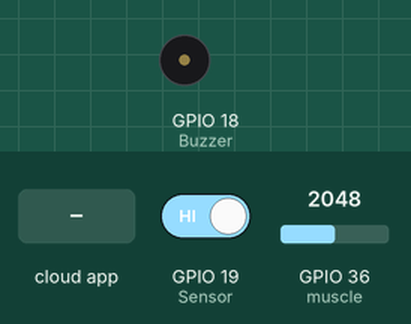
Recording of a sketch running on a simulated ESP32. Parts: buzzer (waves = sounding). The test bench sets the inputs (shaded band); at power-on: GPIO 19 (Sensor) HIGH, GPIO 36 (muscle) = 2048. What the sketch prints to the serial monitor is not drawn.

Above: at 2.7 s.
2.8 s: the phone or cloud app sets muscle to 0
5.3 s: GPIO 19 (Sensor) driven LOW
At 6.9 s:
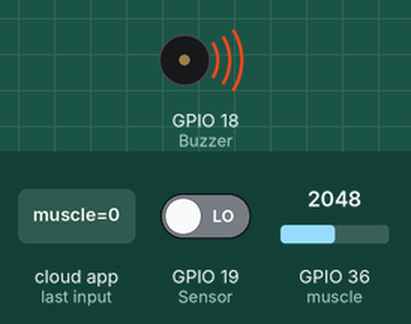
Timing chart, 0 to 13.4 s (numbered marks = the images above; inputs shaded):
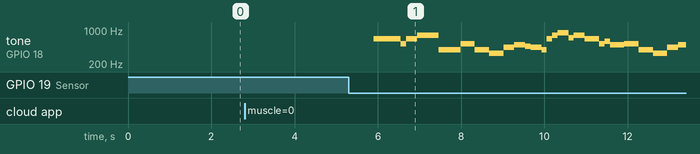

Measured:
- after the input at 2.8 s, every drawn part: stays the same
- after the input at 5.3 s, tone on GPIO 18 (Buzzer): plays 660 Hz for 0.65 s, 524 Hz for 0.13 s, 660 Hz for 0.26 s, 784 Hz for 0.52 s, 392 Hz for 0.52 s, 524 Hz for 0.35 s … (27 notes in this stretch), starting after 0.60 s

The sketch:

assn3.ino
```cpp
#include "config.h"
#include <ESP32Servo.h>
#define muscle A0

//buzzer pin
#define Buzzer 18
#define Sensor 19
#define LEDC_CHANNEL_0 0
#define LEDC_TIMER_13_BIT 13

//io
int current = 0;
int last = -1;
int m1;
AdafruitIO_Feed *muscle1 = io.feed("muscle");

//buzzer sings
int melody[] = {330, 330, 330, 262, 330, 392, 196, 262, 196, 165, 220, 247, 233, 220, 196, 330, 392, 440, 349, 392, 330, 262, 294, 247, 262, 196, 165, 220, 247, 233, 220, 196, 330, 392,440, 349, 392, 330, 262, 294, 247, 392, 370, 330, 311, 330, 208, 220, 262, 220, 262,
294, 392, 370, 330, 311, 330, 523, 523, 523, 392, 370, 330, 311, 330, 208, 220, 262,220, 262, 294, 311, 294, 262, 262, 262, 262, 262, 294, 330, 262, 220, 196, 262, 262,262, 262, 294, 330, 262, 262, 262, 262, 294, 330, 262, 220, 196};
int noteDurations[] = {8,4,4,8,4,2,2,3,3,3,4,4,8,4,8,8,8,4,8,4,3,8,8,3,3,3,3,4,4,8,4,8,8,8,4,8,4,3,8,8,2,8,8,8,4,4,8,8,4,8,8,3,8,8,8,4,4,4,8,2,8,8,8,4,4,8,8,4,8,8,3,3,3,1,8,4,4,8,4,8,4,8,2,8,4,4,8,4,1,8,4,4,8,4,8,4,8,2};

void setup() {

  Serial.begin(9600);

  //connect io
  while(! Serial);
  Serial.print("Connecting to Adafruit IO");
  io.connect();
  muscle1->onMessage(handleMessage1);
  while(io.status() < AIO_CONNECTED) {
    Serial.print(".");
    delay(500);
    }

  //get conditions of io
  Serial.println();
  Serial.println(io.statusText());
  muscle1->get();

}

void loop()
{
//send to io
  io.run();
  current = analogRead(muscle);
  Serial.print("sending -> ");
  Serial.println(current);
  muscle1->save(current);
  delay(1000);

  //buzzer part
  int noteDuration;

  if (digitalRead(Sensor) == false) {
    for (int i = 0; i < sizeof(noteDurations); ++i){
      noteDuration = 800/noteDurations[i];
      ledcSetup(LEDC_CHANNEL_0, melody[i]*2, LEDC_TIMER_13_BIT);
      ledcAttachPin(Buzzer, LEDC_CHANNEL_0);
      ledcWrite(LEDC_CHANNEL_0, 50);
      delay(noteDuration * 1.30);
      if (digitalRead(19)){
        break;
      }
    }
    ledcWrite(0,0);
  }
  else{
        ledcWrite(0,0);
      }

}

void handleMessage1(AdafruitIO_Data *data)
{
  Serial.print("received <- ");
  if(data->toPinLevel() == HIGH)
    Serial.println("HIGH");
  else
    Serial.println("LOW");
}
```

config.h
```cpp
/************************ Adafruit IO Config *******************************/

// visit io.adafruit.com if you need to create an account,
// or if you need your Adafruit IO key.
#define IO_USERNAME  "blabla"
#define IO_KEY       "blabla"

/******************************* WIFI **************************************/

// the AdafruitIO_WiFi client will work with the following boards:
//   - HUZZAH ESP8266 Breakout -> https://www.adafruit.com/products/2471
//   - Feather HUZZAH ESP8266 -> https://www.adafruit.com/products/2821
//   - Feather HUZZAH ESP32 -> https://www.adafruit.com/product/3405
//   - Feather M0 WiFi -> https://www.adafruit.com/products/3010
//   - Feather WICED -> https://www.adafruit.com/products/3056
//   - Adafruit PyPortal -> https://www.adafruit.com/product/4116
//   - Adafruit Metro M4 Express AirLift Lite ->
//   https://www.adafruit.com/product/4000
//   - Adafruit AirLift Breakout -> https://www.adafruit.com/product/4201
//   - Adafruit AirLift Shield -> https://www.adafruit.com/product/4285
//   - Adafruit AirLift FeatherWing -> https://www.adafruit.com/product/4264

#define WIFI_SSID "secret wifi"
#define WIFI_PASS "secret password"

// uncomment the following line if you are using airlift
// #define USE_AIRLIFT

// uncomment the following line if you are using winc1500
// #define USE_WINC1500

// uncomment the following line if you are using mrk1010 or nano 33 iot
//#define ARDUINO_SAMD_MKR1010

// comment out the following lines if you are using fona or ethernet
#include "AdafruitIO_WiFi.h"

#if defined(USE_AIRLIFT) || defined(ADAFRUIT_METRO_M4_AIRLIFT_LITE) ||         \
    defined(ADAFRUIT_PYPORTAL)
// Configure the pins used for the ESP32 connection
#if !defined(SPIWIFI_SS) // if the wifi definition isnt in the board variant
// Don't change the names of these #define's! they match the variant ones
#define SPIWIFI SPI
#define SPIWIFI_SS 10 // Chip select pin
#define NINA_ACK 9    // a.k.a BUSY or READY pin
#define NINA_RESETN 6 // Reset pin
#define NINA_GPIO0 -1 // Not connected
#endif
AdafruitIO_WiFi io(IO_USERNAME, IO_KEY, WIFI_SSID, WIFI_PASS, SPIWIFI_SS,
                   NINA_ACK, NINA_RESETN, NINA_GPIO0, &SPIWIFI);
#else
AdafruitIO_WiFi io(IO_USERNAME, IO_KEY, WIFI_SSID, WIFI_PASS);
#endif
/******************************* FONA **************************************/

// the AdafruitIO_FONA client will work with the following boards:
//   - Feather 32u4 FONA -> https://www.adafruit.com/product/3027

// uncomment the following two lines for 32u4 FONA,
// and comment out the AdafruitIO_WiFi client in the WIFI section
// #include "AdafruitIO_FONA.h"
// AdafruitIO_FONA io(IO_USERNAME, IO_KEY);

/**************************** ETHERNET ************************************/

// the AdafruitIO_Ethernet client will work with the following boards:
//   - Ethernet FeatherWing -> https://www.adafruit.com/products/3201

// uncomment the following two lines for ethernet,
// and comment out the AdafruitIO_WiFi client in the WIFI section
// #include "AdafruitIO_Ethernet.h"
// AdafruitIO_Ethernet io(IO_USERNAME, IO_KEY);
```
